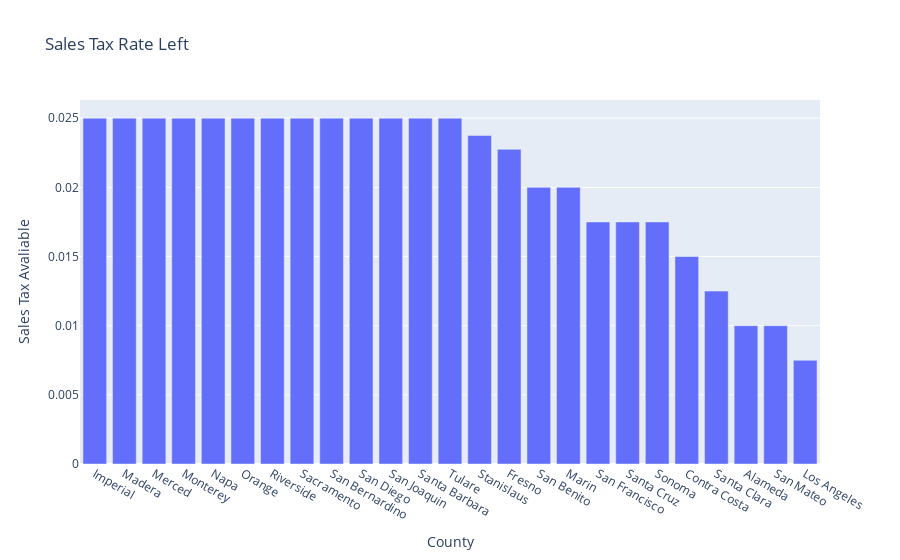

Notebook cell for this chart:
### Code cell
fig = px.bar(rate,
       x='county_name',
       y='rate_left',
       labels={"county_name": "County",
                     "rate_left": "Sales Tax Avaliable"},
      title='Sales Tax Rate Left'
      )
fig.show()

### Figure 1 — Plotly figure (JSON) as saved in the notebook; plotly's stock layout.template omitted (floating-point values rounded to 4 significant figures)
{"data": [{"alignmentgroup": "True", "hovertemplate": "County=%{x}<br>Sales Tax Avaliable=%{y}<extra></extra>", "legendgroup": "", "marker": {"color": "#636efa"}, "name": "", "offsetgroup": "", "orientation": "v", "showlegend": false, "textposition": "auto", "type": "bar", "x": ["Imperial", "Madera", "Merced", "Monterey", "Napa", "Orange", "Riverside", "Sacramento", "San Bernardino", "San Diego", "San Joaquin", "Santa Barbara", "Tulare", "Stanislaus", "Fresno", "San Benito", "Marin", "San Francisco", "Santa Cruz", "Sonoma", "Contra Costa", "Santa Clara", "Alameda", "San Mateo", "Los Angeles"], "xaxis": "x", "y": [0.025, 0.025, 0.025, 0.025, 0.025, 0.025, 0.025, 0.025, 0.025, 0.025, 0.025, 0.025, 0.025, 0.02375, 0.02275, 0.02, 0.02, 0.0175, 0.0175, 0.0175, 0.015, 0.0125, 0.01, 0.01, 0.0075], "yaxis": "y"}], "layout": {"barmode": "relative", "legend": {"tracegroupgap": 0}, "title": {"text": "Sales Tax Rate Left"}, "xaxis": {"anchor": "y", "domain": [0, 1], "title": {"text": "County"}}, "yaxis": {"anchor": "x", "domain": [0, 1], "title": {"text": "Sales Tax Avaliable"}}}}
